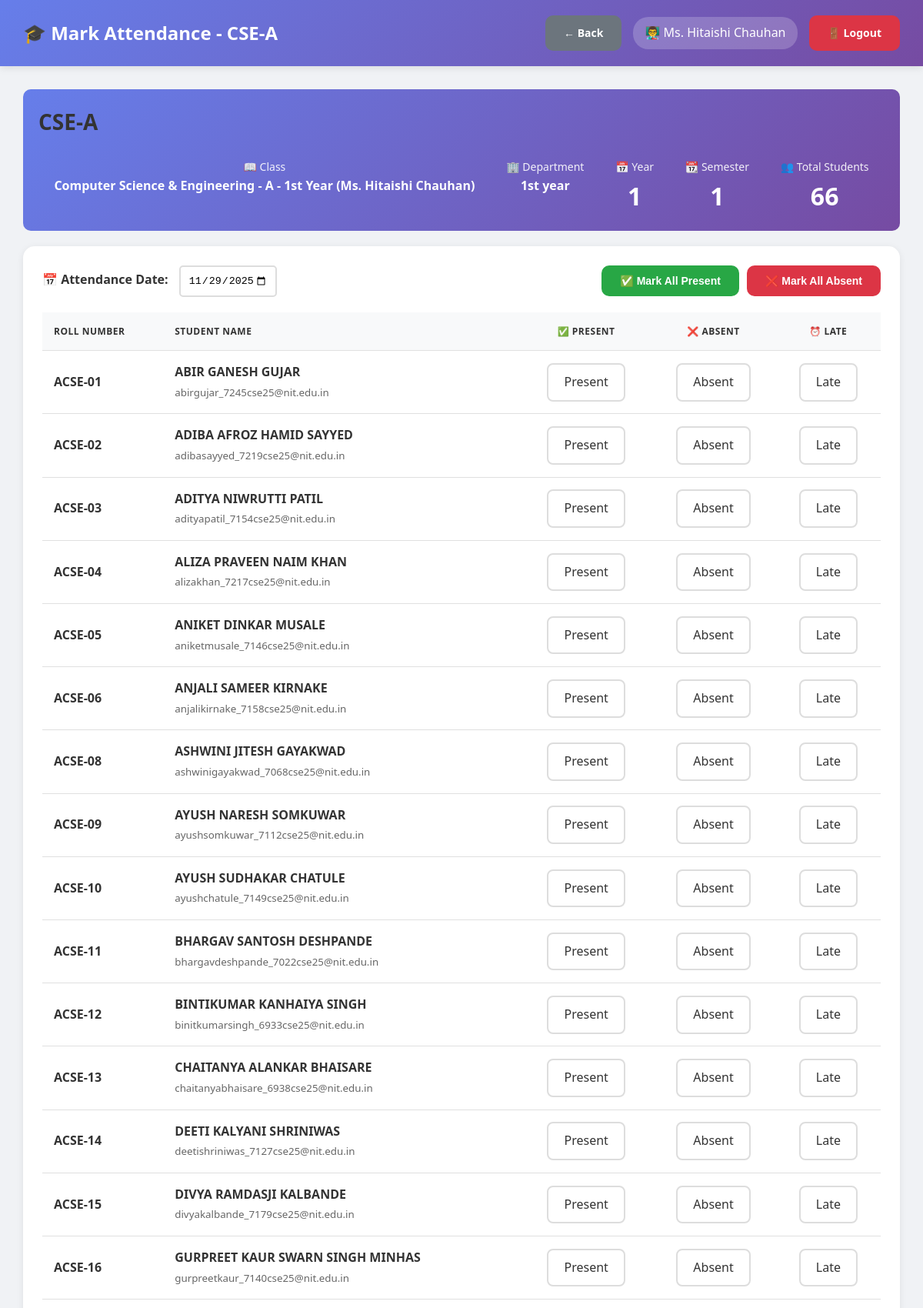
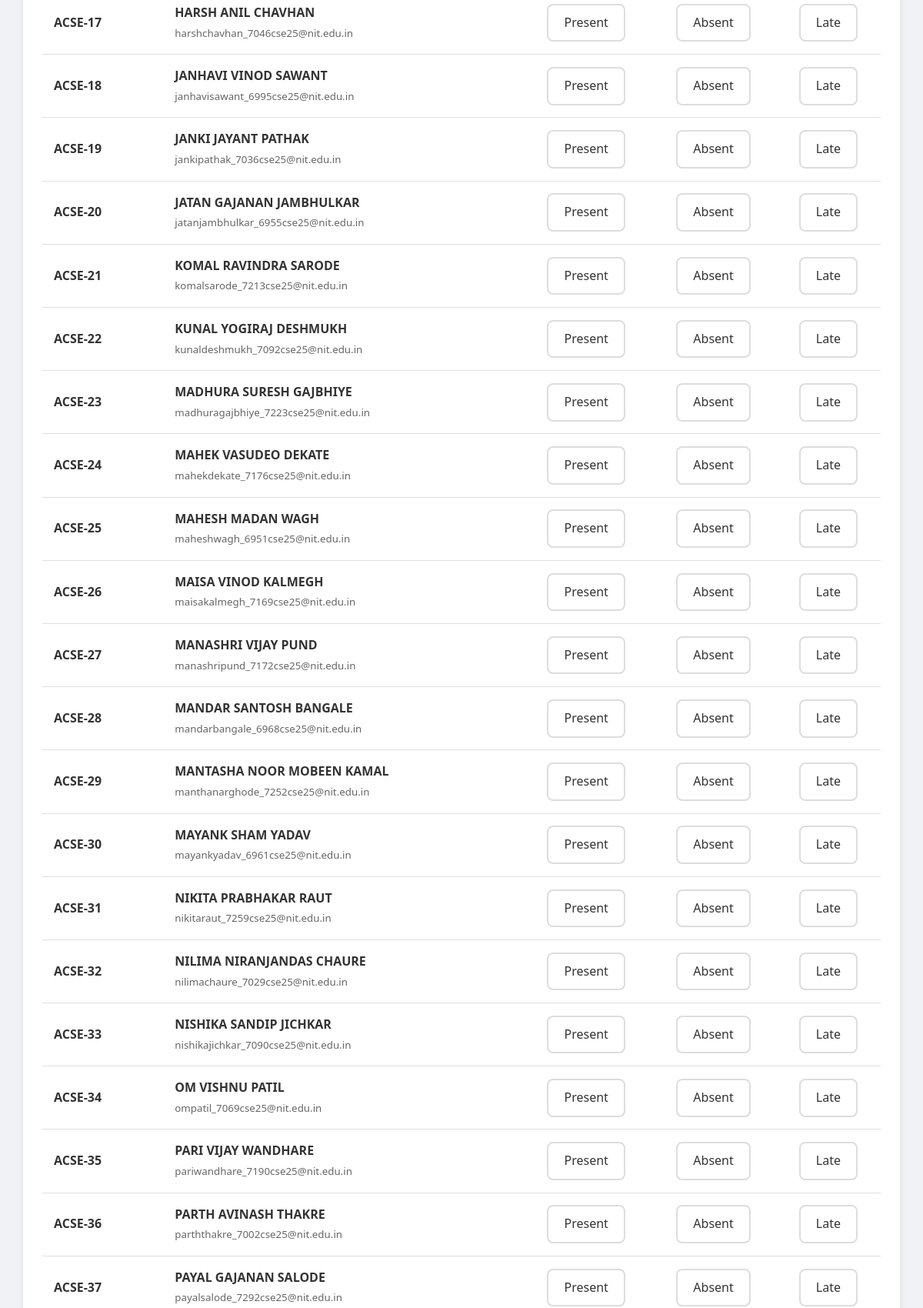
The page /admin/fix_student_assignments.php?class_id=91 (signed in, upper part) on the database its author committed (2 pictures, top to bottom).
### tables this page shows
CREATE TABLE `classes` (
  `id` int(11) NOT NULL,
  `class_name` varchar(100) NOT NULL,
  `department_id` int(11) NOT NULL,
  `year` int(11) NOT NULL,
  `section` varchar(10) NOT NULL,
  `teacher_id` int(11) NOT NULL,
  `semester` int(11) NOT NULL,
  `academic_year` varchar(20) NOT NULL,
  `created_at` timestamp NOT NULL DEFAULT current_timestamp()
);

CREATE TABLE `users` (
  `id` int(11) NOT NULL,
  `username` varchar(50) NOT NULL,
  `password` varchar(255) NOT NULL,
  `full_name` varchar(100) NOT NULL,
  `email` varchar(100) NOT NULL,
  `phone` varchar(15) DEFAULT NULL,
  `photo` varchar(255) DEFAULT NULL,
  `role` enum('admin','hod','teacher') NOT NULL,
  `department_id` int(11) DEFAULT NULL,
  `is_active` tinyint(1) DEFAULT 1,
  `created_at` timestamp NOT NULL DEFAULT current_timestamp()
);

CREATE TABLE `departments` (
  `id` int(11) NOT NULL,
  `dept_name` varchar(100) NOT NULL,
  `dept_code` varchar(20) NOT NULL,
  `hod_id` int(11) DEFAULT NULL,
  `created_at` timestamp NOT NULL DEFAULT current_timestamp()
);

CREATE TABLE `students` (
  `id` int(11) NOT NULL,
  `roll_number` varchar(50) NOT NULL,
  `full_name` varchar(100) NOT NULL,
  `email` varchar(100) NOT NULL,
  `phone` varchar(15) DEFAULT NULL,
  `photo` varchar(255) DEFAULT NULL,
  `password` varchar(255) NOT NULL,
  `department_id` int(11) NOT NULL,
  `class_id` int(11) NOT NULL,
  `year` int(11) NOT NULL,
  `semester` int(11) NOT NULL,
  `admission_year` varchar(10) DEFAULT NULL,
  `is_active` tinyint(1) DEFAULT 1,
  `created_at` timestamp NOT NULL DEFAULT current_timestamp()
);

### db.php (called while the page is built, shortened)
<?php
$conn = new mysqli(DB_HOST, DB_USER, DB_PASS, DB_NAME);
$conn->set_charset("utf8mb4");
$conn->query("SET time_zone = '+05:30'");
function isLoggedIn() {
    return isset($_SESSION['user_id']) && isset($_SESSION['role']);
}
function getCurrentUser() {
    global $conn;
    $user_id = $_SESSION['user_id'];
    $role = $_SESSION['role'];
    if ($role === 'student') {
        $query = "SELECT * FROM students WHERE id = ?";
    } elseif ($role === 'parent') {
        $query = "SELECT * FROM parents WHERE id = ?";
    } else {
        $query = "SELECT * FROM users WHERE id = ?";
    }
    $stmt = $conn->prepare($query);
    $stmt->bind_param("i", $user_id);
    $stmt->execute();
    $result = $stmt->get_result();
    return $result->fetch_assoc();
}
?>

### admin/fix_student_assignments.php (the view, shortened to what this page needs)
<?php
require_once '../db.php';
$user = getCurrentUser();
$class_id = isset($_GET['class_id']) ? intval($_GET['class_id']) : 0;
$verify_query = "SELECT c.*, d.dept_name FROM classes c
                 JOIN departments d ON c.department_id = d.id
                 WHERE c.id = ? AND c.teacher_id = ?";
$stmt = $conn->prepare($verify_query);
$stmt->bind_param("ii", $class_id, $user['id']);
$stmt->execute();
$class = $stmt->get_result()->fetch_assoc();
$attendance_date = isset($_POST['attendance_date']) ? $_POST['attendance_date'] : date('Y-m-d');
$students_query = "SELECT s.*,
                   sa.status as today_status, sa.remarks as today_remarks
                   FROM students s
                   LEFT JOIN student_attendance sa ON s.id = sa.student_id
                       AND sa.attendance_date = ? AND sa.class_id = ?
                   WHERE s.class_id IN (SELECT id FROM classes WHERE section = ?)
                   AND s.is_active = 1
                   ORDER BY s.roll_number";
$stmt = $conn->prepare($students_query);
$stmt->bind_param("sis", $attendance_date, $class_id, $class['section']);
$stmt->execute();
$students = $stmt->get_result();
?>
<!DOCTYPE html>
<html lang="en">
<head>
    <link rel="stylesheet" href="../assets/style.css">
    <link rel="stylesheet" href="../assets/teacher.css">
</head>
<body class="dashboard-container">
    <nav class="navbar">
        <div>
            <h1>🎓 Mark Attendance - <?php echo htmlspecialchars($class['section']); ?></h1>
        </div>
        <div class="user-info">
            <a href="index.php" class="btn btn-secondary">← Back</a>
            <span>👨‍🏫 <?php echo htmlspecialchars($user['full_name']); ?></span>
            <a href="../logout.php" class="btn btn-danger">🚪 Logout</a>
        </div>
    </nav>
    <div class="main-content">
        <div class="summary-card">
            <h2><?php echo htmlspecialchars($class['section']); ?></h2>
            <div class="summary-stats">
                <div class="summary-stat">
                    <div class="label">📖 Class</div>
                    <div class="number" style="font-size: 16px;"><?php echo htmlspecialchars($class['class_name']); ?></div>
                </div>
                <div class="summary-stat">
                    <div class="label">🏢 Department</div>
                    <div class="number" style="font-size: 16px;"><?php echo htmlspecialchars($class['dept_name']); ?></div>
                </div>
                <div class="summary-stat">
                    <div class="label">📅 Year</div>
                    <div class="number"><?php echo $class['year']; ?></div>
                </div>
                <div class="summary-stat">
                    <div class="label">📆 Semester</div>
                    <div class="number"><?php echo $class['semester']; ?></div>
                </div>
                <div class="summary-stat">
                    <div class="label">👥 Total Students</div>
                    <div class="number"><?php echo $students->num_rows; ?></div>
                </div>
            </div>
        </div>
        <div class="table-container">
            <form method="POST" onsubmit="return validateAttendance()">
                <div style="display: flex; justify-content: space-between; align-items: center; margin-bottom: 20px; flex-wrap: wrap; gap: 15px;">
                    <div>
                        <label style="font-weight: bold; margin-right: 10px;">📅 Attendance Date:</label>
                        <input type="date" name="attendance_date" value="<?php echo $attendance_date; ?>"
                               max="<?php echo date('Y-m-d'); ?>" required
                               style="padding: 10px; border-radius: 5px; border: 2px solid #ddd;"
                               onchange="this.form.submit()">
                    </div>
                    <div style="display: flex; gap: 10px;">
                        <button type="button" onclick="markAll('present')" class="btn btn-success">
                            ✅ Mark All Present
                        </button>
                        <button type="button" onclick="markAll('absent')" class="btn btn-danger">
                            ❌ Mark All Absent
                        </button>
                    </div>
                </div>
                <?php if ($students->num_rows > 0): ?>
                    <table style="width: 100%; border-collapse: collapse;">
                        <thead>
                            <tr style="background: #f8f9fa;">
                                <th style="padding: 15px; text-align: left;">Roll Number</th>
                                <th style="padding: 15px; text-align: left;">Student Name</th>
                                <th style="padding: 15px; text-align: center;">✅ Present</th>
                                <th style="padding: 15px; text-align: center;">❌ Absent</th>
                                <th style="padding: 15px; text-align: center;">⏰ Late</th>
                            </tr>
                        </thead>
                        <tbody>
                            <?php while ($student = $students->fetch_assoc()): ?>
                                <tr style="border-bottom: 1px solid #e0e0e0;">
                                    <td style="padding: 15px;">
                                        <strong><?php echo htmlspecialchars($student['roll_number']); ?></strong>
                                    </td>
                                    <td style="padding: 15px;">
                                        <strong><?php echo htmlspecialchars($student['full_name']); ?></strong><br>
                                        <small style="color: #666;"><?php echo htmlspecialchars($student['email']); ?></small>
                                    </td>
                                    <td style="padding: 15px; text-align: center;">
                                        <label class="status-btn present <?php echo ($student['today_status'] == 'present') ? 'active' : ''; ?>"
                                               style="cursor: pointer; padding: 10px 20px; border-radius: 8px; display: inline-block;">
                                            Present
                                        </label>
                                    </td>
                                    <td style="padding: 15px; text-align: center;">
                                        <label class="status-btn absent <?php echo ($student['today_status'] == 'absent') ? 'active' : ''; ?>"
                                               style="cursor: pointer; padding: 10px 20px; border-radius: 8px; display: inline-block;">
                                            Absent
                                        </label>
                                    </td>
                                    <td style="padding: 15px; text-align: center;">
                                        <label class="status-btn late <?php echo ($student['today_status'] == 'late') ? 'active' : ''; ?>"
                                               style="cursor: pointer; padding: 10px 20px; border-radius: 8px; display: inline-block;">
                                            Late
                                        </label>
                                    </td>
                                </tr>
                            <?php endwhile; ?>
                        </tbody>
                    </table>
                <?php endif; ?>
            </form>
        </div>
    </div>
</body>
</html>

### assets/style.css (style rules this page uses)
* { margin: 0; padding: 0; box-sizing: border-box; }
body { font-family: 'Segoe UI', Tahoma, Geneva, Verdana, sans-serif; background: linear-gradient(135deg, #667eea 0%, #764ba2 50%, #f093fb 100%); color: #333; line-height: 1.6; }
.btn { padding: 12px 24px; border: none; border-radius: 10px; font-size: 14px; font-weight: 600; cursor: pointer; transition: all 0.3s ease; text-decoration: none; display: inline-block; text-align: center; }
.btn-success { background: #28a745; color: white; }
.btn-danger { background: #dc3545; color: white; }
.btn-secondary { background: #6c757d; color: white; }
.dashboard-container { background: #f0f2f5; min-height: 100vh; }
.navbar { background: linear-gradient(135deg, #667eea 0%, #764ba2 100%); color: white; padding: 20px 30px; display: flex; justify-content: space-between; align-items: center; box-shadow: 0 2px 10px rgba(0, 0, 0, 0.1); position: sticky; top: 0; z-index: 100; }
.navbar h1 { font-size: 24px; font-weight: 600; }
.navbar .user-info { display: flex; align-items: center; gap: 15px; }
.navbar .user-info span { background: rgba(255, 255, 255, 0.2); padding: 8px 15px; border-radius: 20px; }
.main-content { padding: 30px; max-width: 1400px; margin: 0 auto; }
.main-content h2 { margin-bottom: 25px; color: #333; font-size: 28px; }
.table-container { background: white; border-radius: 15px; padding: 25px; box-shadow: 0 2px 10px rgba(0, 0, 0, 0.08); overflow-x: auto; margin-bottom: 30px; }
table { width: 100%; border-collapse: collapse; }
table thead { background: #f8f9fa; }
table th, table td { padding: 15px; text-align: left; border-bottom: 1px solid #e0e0e0; }
table th { font-weight: 600; color: #333; text-transform: uppercase; font-size: 12px; letter-spacing: 0.5px; }

### assets/teacher.css (style rules this page uses)
.status-btn { padding: 8px 15px; border: 2px solid #ddd; background: white; border-radius: 6px; cursor: pointer; transition: all 0.3s; }
.summary-card { background: linear-gradient(135deg, #667eea 0%, #764ba2 100%); color: white; padding: 20px; border-radius: 10px; margin-bottom: 20px; }
.summary-stats { display: flex; justify-content: space-around; margin-top: 15px; }
.summary-stat { text-align: center; }
.summary-stat .number { font-size: 32px; font-weight: bold; }
.summary-stat .label { font-size: 14px; opacity: 0.9; }

### rows shown on the page
classes: section "CSE-A", class_name "Computer Science & Engineering - A - 1st Year (Ms. Hitaishi Chauhan)", department.dept_name "1st year", year "1", semester "1"
users: full_name "Ms. Hitaishi Chauhan"
students: roll_number "ACSE-01", full_name "ABIR GANESH GUJAR", email "abirgujar_7245cse25@nit.edu.in"
students: roll_number "ACSE-02", full_name "ADIBA AFROZ HAMID SAYYED", email "adibasayyed_7219cse25@nit.edu.in"
students: roll_number "ACSE-03", full_name "ADITYA NIWRUTTI PATIL", email "adityapatil_7154cse25@nit.edu.in"
students: roll_number "ACSE-04", full_name "ALIZA PRAVEEN NAIM KHAN", email "alizakhan_7217cse25@nit.edu.in"
students: roll_number "ACSE-05", full_name "ANIKET DINKAR MUSALE", email "aniketmusale_7146cse25@nit.edu.in"
students: roll_number "ACSE-06", full_name "ANJALI SAMEER KIRNAKE", email "anjalikirnake_7158cse25@nit.edu.in"
students: roll_number "ACSE-08", full_name "ASHWINI JITESH GAYAKWAD", email "ashwinigayakwad_7068cse25@nit.edu.in"
students: roll_number "ACSE-09", full_name "AYUSH NARESH SOMKUWAR", email "ayushsomkuwar_7112cse25@nit.edu.in"
students: roll_number "ACSE-10", full_name "AYUSH SUDHAKAR CHATULE", email "ayushchatule_7149cse25@nit.edu.in"
students: roll_number "ACSE-11", full_name "BHARGAV SANTOSH DESHPANDE", email "bhargavdeshpande_7022cse25@nit.edu.in"
students: roll_number "ACSE-12", full_name "BINTIKUMAR KANHAIYA SINGH", email "binitkumarsingh_6933cse25@nit.edu.in"
students: roll_number "ACSE-13", full_name "CHAITANYA ALANKAR BHAISARE", email "chaitanyabhaisare_6938cse25@nit.edu.in"
students: roll_number "ACSE-14", full_name "DEETI KALYANI SHRINIWAS", email "deetishriniwas_7127cse25@nit.edu.in"
students: roll_number "ACSE-15", full_name "DIVYA RAMDASJI KALBANDE", email "divyakalbande_7179cse25@nit.edu.in"
students: roll_number "ACSE-16", full_name "GURPREET KAUR SWARN SINGH MINHAS", email "gurpreetkaur_7140cse25@nit.edu.in"
students: roll_number "ACSE-17", full_name "HARSH ANIL CHAVHAN", email "harshchavhan_7046cse25@nit.edu.in"
students: roll_number "ACSE-18", full_name "JANHAVI VINOD SAWANT", email "janhavisawant_6995cse25@nit.edu.in"
students: roll_number "ACSE-19", full_name "JANKI JAYANT PATHAK", email "jankipathak_7036cse25@nit.edu.in"
students: roll_number "ACSE-20", full_name "JATAN GAJANAN JAMBHULKAR", email "jatanjambhulkar_6955cse25@nit.edu.in"
students: roll_number "ACSE-21", full_name "KOMAL RAVINDRA SARODE", email "komalsarode_7213cse25@nit.edu.in"
students: roll_number "ACSE-22", full_name "KUNAL YOGIRAJ DESHMUKH", email "kunaldeshmukh_7092cse25@nit.edu.in"
students: roll_number "ACSE-23", full_name "MADHURA SURESH GAJBHIYE", email "madhuragajbhiye_7223cse25@nit.edu.in"
students: roll_number "ACSE-24", full_name "MAHEK VASUDEO DEKATE", email "mahekdekate_7176cse25@nit.edu.in"
students: roll_number "ACSE-25", full_name "MAHESH MADAN WAGH", email "maheshwagh_6951cse25@nit.edu.in"
students: roll_number "ACSE-26", full_name "MAISA VINOD KALMEGH", email "maisakalmegh_7169cse25@nit.edu.in"
students: roll_number "ACSE-27", full_name "MANASHRI VIJAY PUND", email "manashripund_7172cse25@nit.edu.in"
students: roll_number "ACSE-28", full_name "MANDAR SANTOSH BANGALE", email "mandarbangale_6968cse25@nit.edu.in"
students: roll_number "ACSE-29", full_name "MANTASHA NOOR MOBEEN KAMAL", email "manthanarghode_7252cse25@nit.edu.in"
students: roll_number "ACSE-30", full_name "MAYANK SHAM YADAV", email "mayankyadav_6961cse25@nit.edu.in"
students: roll_number "ACSE-31", full_name "NIKITA PRABHAKAR RAUT", email "nikitaraut_7259cse25@nit.edu.in"
students: roll_number "ACSE-32", full_name "NILIMA NIRANJANDAS CHAURE", email "nilimachaure_7029cse25@nit.edu.in"
students: roll_number "ACSE-33", full_name "NISHIKA SANDIP JICHKAR", email "nishikajichkar_7090cse25@nit.edu.in"
students: roll_number "ACSE-34", full_name "OM VISHNU PATIL", email "ompatil_7069cse25@nit.edu.in"
students: roll_number "ACSE-35", full_name "PARI VIJAY WANDHARE", email "pariwandhare_7190cse25@nit.edu.in"
students: roll_number "ACSE-36", full_name "PARTH AVINASH THAKRE", email "parththakre_7002cse25@nit.edu.in"
students: roll_number "ACSE-37", full_name "PAYAL GAJANAN SALODE", email "payalsalode_7292cse25@nit.edu.in"

### other values the page prints
$students->num_rows "66"
